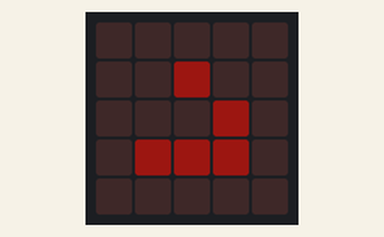
The program below on a simulated BBC micro:bit running MicroPython. Shown: the board's 5×5 LED display. Dim RGB values are drawn brighter than linear.

Above: at 0.1 s.
At 1.1 s:
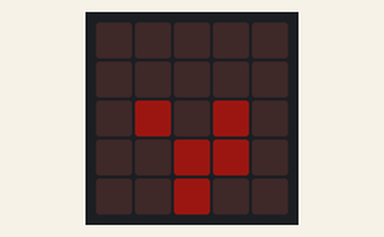
At 2.1 s:
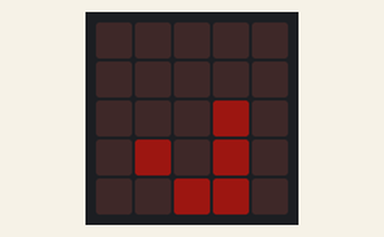
At 3.1 s:
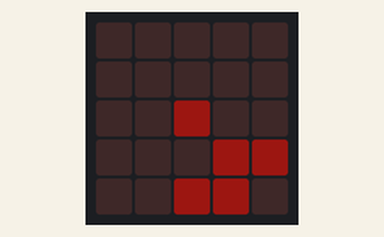
At 4.1 s:
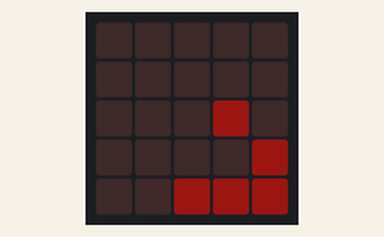
At 7.1 s:
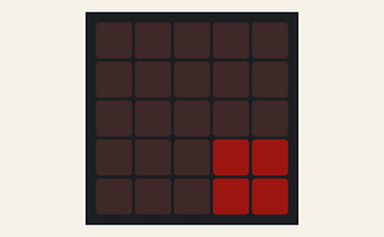

Measured:
- what the display in image 1 shows lasts 1.0 s, from 1.0 s to 2.0 s

The program:

cowboy.py
```python
import microbit
"""

1. Cada célula que estaba viva pero tenía menos de dos vecinas vivas, se muere (demasiado poca población)
2. Cada célula que estaba viva y tenía dos o tres vecinas vivas, permanece viva
3. Cada célula que estaba viva pero tenía más de tres vecinas vivas, muere (demasiada sobrepoblación)
4. Cada célula que estaba muerta pero tenía exáctamente tres vecinas vivas, pasa a viva ("nace una nueva", por reproducción)

"""
grilla = [
    ['0', '0', '0', '0', '0'],
    ['0', '0', '1', '0', '0'],
    ['0', '0', '0', '1', '0'],
    ['0', '1', '1', '1', '0'],
    ['0', '0', '0', '0', '0'],
]

def reglas(grilla):
    vecinos = 0
    fila = 0
    columna = 0
    grilla_nueva = [
        ['0', '0', '0', '0', '0'],
        ['0', '0', '0', '0', '0'],
        ['0', '0', '0', '0', '0'],
        ['0', '0', '0', '0', '0'],
        ['0', '0', '0', '0', '0'],
    ]
    for fila in range(5):
        for columna in range(5):
            if grilla[fila][columna] == '1':
                estado = '1'
            else:
                estado = '0'

            if fila - 1 >= 0:
                fila_restar = True
            else:
                fila_restar = False

            if fila + 1 <= 4:
                fila_sumar = True
            else:
                fila_sumar = False

            if columna - 1 >= 0:
                columna_restar = True
            else:
                columna_restar = False

            if columna + 1 <= 4:
                columna_sumar = True
            else:
                columna_sumar = False

            if fila_sumar == True:
                if grilla[fila + 1][columna] == '1':
                    vecinos += 1

            if fila_restar == True:
                if grilla[fila - 1][columna] == '1':
                    vecinos += 1

            if columna_restar == True:
                if grilla[fila][columna - 1] == '1':
                    vecinos += 1

            if columna_sumar == True:
                if grilla[fila][columna + 1] == '1':
                    vecinos += 1

            if columna_sumar == True and fila_sumar == True:
                if grilla[fila + 1][columna + 1] == '1':
                    vecinos += 1

            if columna_sumar == True and fila_restar == True:
                if grilla[fila - 1][columna + 1] == '1':
                    vecinos += 1

            if columna_restar == True and fila_restar == True:
                if grilla[fila - 1][columna - 1] == '1':
                    vecinos += 1

            if columna_restar == True and fila_sumar == True:
                if grilla[fila + 1][columna - 1] == '1':
                    vecinos += 1

            if estado == '0':
                if vecinos == 3:
                    grilla_nueva[fila][columna] = '1'
                else:
                    grilla_nueva[fila][columna] = '0'
            else:
                if vecinos < 2 or vecinos > 3:
                    grilla_nueva[fila][columna] = '0'
                elif vecinos == 3 or vecinos == 2:
                    grilla_nueva[fila][columna] = '1'

            vecinos = 0
    return grilla_nueva

def devolver(grilla_nueva):
    return microbit.Image(
        ':'.join(''.join(fila)
            for fila in grilla_nueva)
    )

microbit.display.show(devolver(grilla))
microbit.sleep(1000)
while True:
    nueva_grilla = reglas(grilla)
    grilla = nueva_grilla
    microbit.display.show(devolver(grilla))
    microbit.sleep(1000)
```
